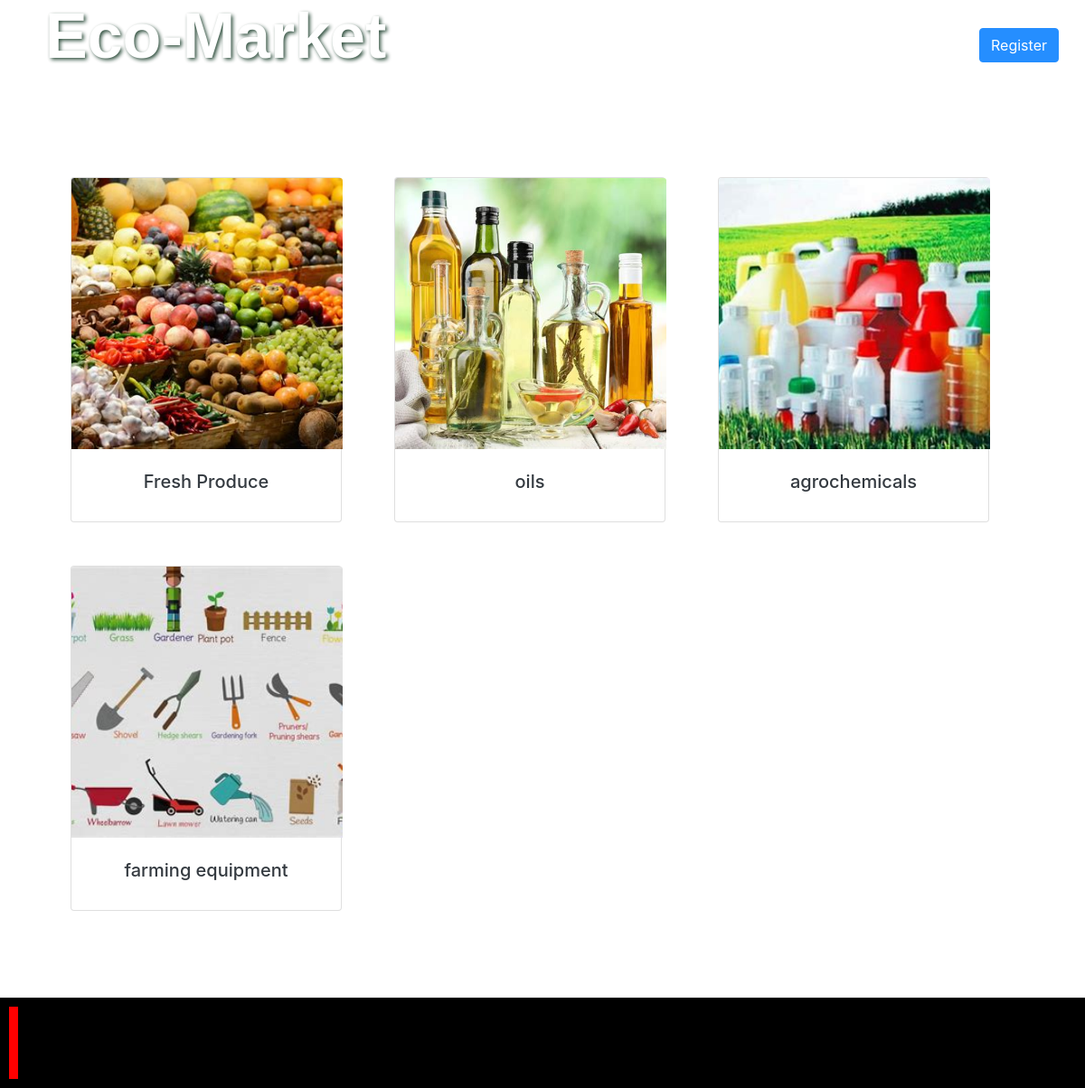
The page / on the database its author committed.
### products/models.py (models this page shows, shortened)
class Category(MPTTModel):
    name = models.CharField(
        verbose_name=("Category Name"),
        help_text=("Unique"),
        max_length=255,
        unique=True,
    )
    slug = models.SlugField(
        verbose_name=("Category safe URL"),
        max_length=255,
        unique=True,
    )
    parent = TreeForeignKey(
        "self", on_delete=models.CASCADE, null=True, blank=True, related_name="children"
    )
    is_active = models.BooleanField(default=True)
    description = models.TextField(
        verbose_name=("description"), help_text=("not required"), blank=True
    )
    image = models.ImageField(
        verbose_name=("category image"),
        help_text=("upload the category image"),
        upload_to="images/category",
        default="images/category/default.png",
    )
    class MPTTMeta:
        order_insertion_by = ["name"]
    class Meta:
        verbose_name = "Category"
        verbose_name_plural = "Categories"

### products/views.py (the view)
# urls.py: path("", views.homepage, name="homepage"),
def homepage(request):
    categories = Category.objects.all()
    return render(request, "homepage.html", {"categories": categories})

### templates/homepage.html (shortened to what this page needs)
<!DOCTYPE html>
  <head>
    {%load static%}
    <link
              rel="stylesheet"
              href="https://cdn.jsdelivr.net/npm/bootstrap@4.0.0/dist/css/bootstrap.min.css"
            />
    <link rel="stylesheet" href="{% static 'index.css'%}" />
 </head>
<body>
  <nav class="navbar">
    <div class="text-wrapper"><a href={%url 'homepage'%}>Eco-Market</div>
    <div class= 'btn'>
      {% if user.is_authenticated %}
      <div class="button-container">
        <a href="{% url 'products' %}" class="btn btn-primary">Recently Added</a>
        <a href="{% url 'AccountSetting' %}" class="btn btn-primary">Setting</a>
        <a href="{% url 'logout' %}" class="btn btn-primary">Logout</a>
      </div>
      {% else %}
    <a href="/register" class="btn btn-primary">Register</a>
  {%endif%}</div>
</nav>
  <section class="py-5">
    <div class="container px-4 px-lg-5 mt-5">
      <div class="row gx-4 gx-lg-5 row-cols-2 row-cols-md-3 row-cols-xl-4 justify-content-center">
        {% for category in categories %}
          <div class="col mb-5">
            <div class="card h-100">
              <img class="card-img-top custom-img" width="200px" height="200px" src="{{ category.image.url }}" alt="{{ category.name }}" />
              <div class="card-body p-4">
                <div class="text-center">
                  <h5 class="fw-bolder"><a href="{% url 'showproducts' category.slug %}" class="text-dark text-decoration-none">{{ category.name }}</a></h5>
                </div>
              </div>
            </div>
          </div>
        {% endfor %}
      </div>
    </div>
  </section>
<footer>
  <div class="footer-content">
    <div class="vertical-bar"></div>
    </div>
</footer>
</body>

### static/css/index.css (style rules this page uses)
body, html { margin: 0; padding: 0; height: 100%; background: rgb(255, 255, 255); background-image: rgb(226, 204, 207); }
.navbar { background-image: url("http://content.kens5.com/photo/2017/10/22/vegetables_1508727313637_11456014_ver1.0.jpg"); background-repeat: no-repeat; background-size: cover; color: white; font-weight: bold; background-position: center; display: flex; height: 100px; width: auto; opacity: 0.85; }
.text-wrapper { position: absolute; top: 0; left: 50px; text-shadow: 2px 2px 4px #0c311d; font-family: "Inter-Bold", Helvetica; font-weight: 700; color: #ffffff; font-size: 70px; letter-spacing: 0; line-height: normal; }
.btn { display: flex; justify-content: center; align-items: center; text-align: center; }
footer { background-color: black; padding: 10px; position: bottom; bottom: 0; left: 0; width: 100%; }
.footer-content { display: flex; align-items: center; }
.vertical-bar { width: 10px; height: 80px; background-color: red; margin-right: 20px; }
.card { height: 300px; width: 300px; }
.text-wrapper a { color: inherit; text-decoration:none; }
.custom-img { object-fit: cover; height: 300px; width: 300px; }
@media (min-width: 1200px) { .row-cols-xl-4 { column-count: 4; } }

### rows shown on the page
Category: image (picture), name "Fresh Produce"
Category: image (picture), name "oils"
Category: image (picture), name "agrochemicals"
Category: image (picture), name "farming equipment"
